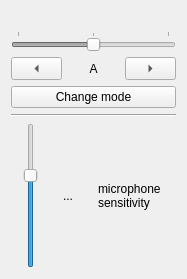
<?xml version="1.0" encoding="UTF-8"?>
<ui version="4.0">
 <class>GuitarTunerUI</class>
 <widget class="QWidget" name="GuitarTunerUI">
  <property name="geometry">
   <rect>
    <x>0</x>
    <y>0</y>
    <width>187</width>
    <height>279</height>
   </rect>
  </property>
  <property name="windowTitle">
   <string>GuitarTunerUI</string>
  </property>
  <layout class="QVBoxLayout" name="verticalLayout_2">
   <item>
    <widget class="QLabel" name="tabulatorIcon">
     <property name="text">
      <string notr="true"/>
     </property>
     <property name="pixmap">
      <pixmap resource="../GuitarTuner.qrc">:/images/guitartab.svg</pixmap>
     </property>
     <property name="alignment">
      <set>Qt::AlignCenter</set>
     </property>
    </widget>
   </item>
   <item>
    <widget class="QSlider" name="correctSoundSlider">
     <property name="enabled">
      <bool>false</bool>
     </property>
     <property name="autoFillBackground">
      <bool>false</bool>
     </property>
     <property name="minimum">
      <number>-50</number>
     </property>
     <property name="maximum">
      <number>50</number>
     </property>
     <property name="orientation">
      <enum>Qt::Horizontal</enum>
     </property>
     <property name="tickPosition">
      <enum>QSlider::TicksAbove</enum>
     </property>
     <property name="tickInterval">
      <number>50</number>
     </property>
    </widget>
   </item>
   <item>
    <layout class="QHBoxLayout" name="horizontalLayout">
     <item>
      <widget class="QToolButton" name="buttonPrev">
       <property name="sizePolicy">
        <sizepolicy hsizetype="Preferred" vsizetype="Fixed">
         <horstretch>0</horstretch>
         <verstretch>0</verstretch>
        </sizepolicy>
       </property>
       <property name="text">
        <string>...</string>
       </property>
       <property name="arrowType">
        <enum>Qt::LeftArrow</enum>
       </property>
      </widget>
     </item>
     <item>
      <widget class="QLabel" name="noteLabel">
       <property name="text">
        <string>A</string>
       </property>
       <property name="alignment">
        <set>Qt::AlignCenter</set>
       </property>
      </widget>
     </item>
     <item>
      <widget class="QToolButton" name="buttonNext">
       <property name="sizePolicy">
        <sizepolicy hsizetype="Preferred" vsizetype="Fixed">
         <horstretch>0</horstretch>
         <verstretch>0</verstretch>
        </sizepolicy>
       </property>
       <property name="text">
        <string>...</string>
       </property>
       <property name="autoRaise">
        <bool>false</bool>
       </property>
       <property name="arrowType">
        <enum>Qt::RightArrow</enum>
       </property>
      </widget>
     </item>
    </layout>
   </item>
   <item>
    <widget class="QPushButton" name="modeButton">
     <property name="text">
      <string>Change mode</string>
     </property>
    </widget>
   </item>
   <item>
    <widget class="Line" name="line">
     <property name="orientation">
      <enum>Qt::Horizontal</enum>
     </property>
    </widget>
   </item>
   <item>
    <layout class="QHBoxLayout" name="horizontalLayout_2">
     <item>
      <widget class="QSlider" name="soundSlider">
       <property name="value">
        <number>65</number>
       </property>
       <property name="orientation">
        <enum>Qt::Vertical</enum>
       </property>
      </widget>
     </item>
     <item>
      <widget class="QToolButton" name="soundButton">
       <property name="text">
        <string>...</string>
       </property>
       <property name="icon">
        <iconset resource="../GuitarTuner.qrc">
         <normaloff>:/images/note.svg</normaloff>
         <normalon>:/images/noteNo.svg</normalon>
         <activeon>:/images/noteNo.svg</activeon>:/images/note.svg</iconset>
       </property>
       <property name="iconSize">
        <size>
         <width>30</width>
         <height>30</height>
        </size>
       </property>
       <property name="checkable">
        <bool>true</bool>
       </property>
       <property name="autoRaise">
        <bool>true</bool>
       </property>
      </widget>
     </item>
     <item>
      <widget class="QLabel" name="micSensitivityLabel">
       <property name="sizePolicy">
        <sizepolicy hsizetype="Fixed" vsizetype="Preferred">
         <horstretch>0</horstretch>
         <verstretch>0</verstretch>
        </sizepolicy>
       </property>
       <property name="text">
        <string>microphone
sensitivity</string>
       </property>
      </widget>
     </item>
    </layout>
   </item>
  </layout>
 </widget>
 <layoutdefault spacing="6" margin="11"/>
 <resources>
  <include location="../GuitarTuner.qrc"/>
 </resources>
 <connections/>
</ui>
